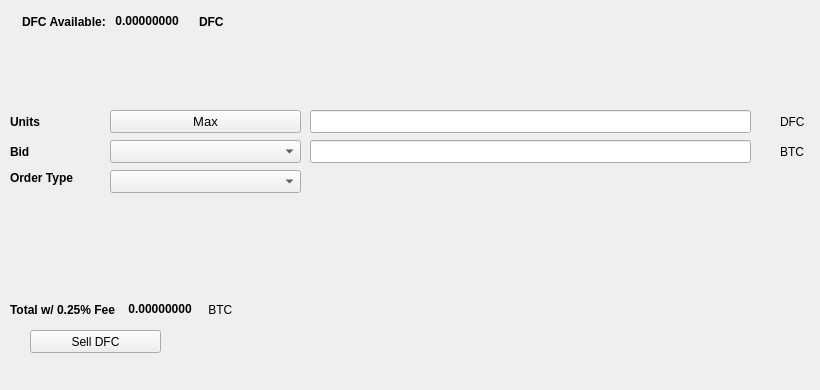
   <widget class="QWidget" name="SellTab">
    <attribute name="title">
     <string>Sell</string>
    </attribute>
    <widget class="QLabel" name="label_16">
     <property name="geometry">
      <rect>
       <x>780</x>
       <y>140</y>
       <width>31</width>
       <height>23</height>
      </rect>
     </property>
     <property name="text">
      <string>BTC</string>
     </property>
    </widget>
    <widget class="QComboBox" name="SellBidcomboBox">
     <property name="geometry">
      <rect>
       <x>110</x>
       <y>140</y>
       <width>191</width>
       <height>23</height>
      </rect>
     </property>
     <property name="font">
      <font>
       <pointsize>10</pointsize>
      </font>
     </property>
    </widget>
    <widget class="QLabel" name="label_18">
     <property name="geometry">
      <rect>
       <x>10</x>
       <y>110</y>
       <width>46</width>
       <height>23</height>
      </rect>
     </property>
     <property name="font">
      <font>
       <weight>75</weight>
       <bold>true</bold>
      </font>
     </property>
     <property name="text">
      <string>Units</string>
     </property>
    </widget>
    <widget class="QPushButton" name="Sell_Max_Amount">
     <property name="geometry">
      <rect>
       <x>110</x>
       <y>110</y>
       <width>191</width>
       <height>23</height>
      </rect>
     </property>
     <property name="font">
      <font>
       <pointsize>10</pointsize>
      </font>
     </property>
     <property name="text">
      <string>Max</string>
     </property>
    </widget>
    <widget class="QLabel" name="label_20">
     <property name="geometry">
      <rect>
       <x>10</x>
       <y>170</y>
       <width>91</width>
       <height>16</height>
      </rect>
     </property>
     <property name="font">
      <font>
       <weight>75</weight>
       <bold>true</bold>
      </font>
     </property>
     <property name="text">
      <string>Order Type</string>
     </property>
    </widget>
    <widget class="QComboBox" name="SellOrdertypeCombo">
     <property name="geometry">
      <rect>
       <x>110</x>
       <y>170</y>
       <width>191</width>
       <height>23</height>
      </rect>
     </property>
     <property name="font">
      <font>
       <pointsize>10</pointsize>
      </font>
     </property>
    </widget>
    <widget class="QLabel" name="label_21">
     <property name="geometry">
      <rect>
       <x>10</x>
       <y>140</y>
       <width>46</width>
       <height>23</height>
      </rect>
     </property>
     <property name="font">
      <font>
       <weight>75</weight>
       <bold>true</bold>
      </font>
     </property>
     <property name="text">
      <string>Bid</string>
     </property>
    </widget>
    <widget class="QLabel" name="label_22">
     <property name="geometry">
      <rect>
       <x>780</x>
       <y>110</y>
       <width>31</width>
       <height>23</height>
      </rect>
     </property>
     <property name="text">
      <string>DFC</string>
     </property>
    </widget>
    <widget class="QLineEdit" name="UnitsInputDFC">
     <property name="geometry">
      <rect>
       <x>310</x>
       <y>110</y>
       <width>441</width>
       <height>23</height>
      </rect>
     </property>
     <property name="font">
      <font>
       <pointsize>9</pointsize>
       <weight>75</weight>
       <bold>true</bold>
      </font>
     </property>
    </widget>
    <widget class="QLineEdit" name="SellBidPriceEdit">
     <property name="geometry">
      <rect>
       <x>310</x>
       <y>140</y>
       <width>441</width>
       <height>23</height>
      </rect>
     </property>
     <property name="font">
      <font>
       <pointsize>9</pointsize>
       <weight>75</weight>
       <bold>true</bold>
      </font>
     </property>
    </widget>
    <widget class="QPushButton" name="SellDFCBTN">
     <property name="geometry">
      <rect>
       <x>30</x>
       <y>330</y>
       <width>131</width>
       <height>23</height>
      </rect>
     </property>
     <property name="text">
      <string>Sell DFC</string>
     </property>
     <property name="icon">
      <iconset resource="../deflacash">
       <normaloff>:/icons/bitcoin</normaloff>:/icons/bitcoin</iconset>
     </property>
    </widget>
    <widget class="QWidget" name="layoutWidget3">
     <property name="geometry">
      <rect>
       <x>22</x>
       <y>12</y>
       <width>258</width>
       <height>19</height>
      </rect>
     </property>
     <layout class="QHBoxLayout" name="horizontalLayout">
      <item>
       <widget class="QLabel" name="label232_2">
        <property name="font">
         <font>
          <weight>75</weight>
          <bold>true</bold>
         </font>
        </property>
        <property name="text">
         <string>DFC Available:</string>
        </property>
       </widget>
      </item>
      <item>
       <widget class="QLabel" name="DFCAvailableLabel">
        <property name="palette">
         <palette>
          <active>
           <colorrole role="WindowText">
            <brush brushstyle="SolidPattern">
             <color alpha="255">
              <red>0</red>
              <green>0</green>
              <blue>0</blue>
             </color>
            </brush>
           </colorrole>
           <colorrole role="Button">
            <brush brushstyle="SolidPattern">
             <color alpha="255">
              <red>0</red>
              <green>170</green>
              <blue>0</blue>
             </color>
            </brush>
           </colorrole>
           <colorrole role="Light">
            <brush brushstyle="SolidPattern">
             <color alpha="255">
              <red>0</red>
              <green>255</green>
              <blue>0</blue>
             </color>
            </brush>
           </colorrole>
           <colorrole role="Midlight">
            <brush brushstyle="SolidPattern">
             <color alpha="255">
              <red>0</red>
              <green>212</green>
              <blue>0</blue>
             </color>
            </brush>
           </colorrole>
           <colorrole role="Dark">
            <brush brushstyle="SolidPattern">
             <color alpha="255">
              <red>0</red>
              <green>85</green>
              <blue>0</blue>
             </color>
            </brush>
           </colorrole>
           <colorrole role="Mid">
            <brush brushstyle="SolidPattern">
             <color alpha="255">
              <red>0</red>
              <green>113</green>
              <blue>0</blue>
             </color>
            </brush>
           </colorrole>
           <colorrole role="Text">
            <brush brushstyle="SolidPattern">
             <color alpha="255">
              <red>0</red>
              <green>170</green>
              <blue>0</blue>
             </color>
            </brush>
           </colorrole>
           <colorrole role="BrightText">
            <brush brushstyle="SolidPattern">
             <color alpha="255">
              <red>255</red>
              <green>255</green>
              <blue>255</blue>
             </color>
            </brush>
           </colorrole>
           <colorrole role="ButtonText">
            <brush brushstyle="SolidPattern">
             <color alpha="255">
              <red>0</red>
              <green>0</green>
              <blue>0</blue>
             </color>
            </brush>
           </colorrole>
           <colorrole role="Base">
            <brush brushstyle="SolidPattern">
             <color alpha="255">
              <red>255</red>
              <green>255</green>
              <blue>255</blue>
             </color>
            </brush>
           </colorrole>
           <colorrole role="Window">
            <brush brushstyle="SolidPattern">
             <color alpha="255">
              <red>0</red>
              <green>170</green>
              <blue>0</blue>
             </color>
            </brush>
           </colorrole>
           <colorrole role="Shadow">
            <brush brushstyle="SolidPattern">
             <color alpha="255">
              <red>0</red>
              <green>0</green>
              <blue>0</blue>
             </color>
            </brush>
           </colorrole>
           <colorrole role="AlternateBase">
            <brush brushstyle="SolidPattern">
             <color alpha="255">
              <red>127</red>
              <green>212</green>
              <blue>127</blue>
             </color>
            </brush>
           </colorrole>
           <colorrole role="ToolTipBase">
            <brush brushstyle="SolidPattern">
             <color alpha="255">
              <red>255</red>
              <green>255</green>
              <blue>220</blue>
             </color>
            </brush>
           </colorrole>
           <colorrole role="ToolTipText">
            <brush brushstyle="SolidPattern">
             <color alpha="255">
              <red>0</red>
              <green>0</green>
              <blue>0</blue>
             </color>
            </brush>
           </colorrole>
          </active>
          <inactive>
           <colorrole role="WindowText">
            <brush brushstyle="SolidPattern">
             <color alpha="255">
              <red>0</red>
              <green>0</green>
              <blue>0</blue>
             </color>
            </brush>
           </colorrole>
           <colorrole role="Button">
            <brush brushstyle="SolidPattern">
             <color alpha="255">
              <red>0</red>
              <green>170</green>
              <blue>0</blue>
             </color>
            </brush>
           </colorrole>
           <colorrole role="Light">
            <brush brushstyle="SolidPattern">
             <color alpha="255">
              <red>0</red>
              <green>255</green>
              <blue>0</blue>
             </color>
            </brush>
           </colorrole>
           <colorrole role="Midlight">
            <brush brushstyle="SolidPattern">
             <color alpha="255">
              <red>0</red>
              <green>212</green>
              <blue>0</blue>
             </color>
            </brush>
           </colorrole>
           <colorrole role="Dark">
            <brush brushstyle="SolidPattern">
             <color alpha="255">
              <red>0</red>
              <green>85</green>
              <blue>0</blue>
             </color>
            </brush>
           </colorrole>
           <colorrole role="Mid">
            <brush brushstyle="SolidPattern">
             <color alpha="255">
              <red>0</red>
              <green>113</green>
              <blue>0</blue>
             </color>
            </brush>
           </colorrole>
           <colorrole role="Text">
            <brush brushstyle="SolidPattern">
             <color alpha="255">
              <red>0</red>
              <green>170</green>
              <blue>0</blue>
             </color>
            </brush>
           </colorrole>
           <colorrole role="BrightText">
            <brush brushstyle="SolidPattern">
             <color alpha="255">
              <red>255</red>
              <green>255</green>
              <blue>255</blue>
             </color>
            </brush>
           </colorrole>
           <colorrole role="ButtonText">
            <brush brushstyle="SolidPattern">
             <color alpha="255">
              <red>0</red>
              <green>0</green>
              <blue>0</blue>
             </color>
            </brush>
           </colorrole>
           <colorrole role="Base">
            <brush brushstyle="SolidPattern">
             <color alpha="255">
              <red>255</red>
              <green>255</green>
              <blue>255</blue>
             </color>
            </brush>
           </colorrole>
           <colorrole role="Window">
            <brush brushstyle="SolidPattern">
             <color alpha="255">
              <red>0</red>
              <green>170</green>
              <blue>0</blue>
             </color>
            </brush>
           </colorrole>
           <colorrole role="Shadow">
            <brush brushstyle="SolidPattern">
             <color alpha="255">
              <red>0</red>
              <green>0</green>
              <blue>0</blue>
             </color>
            </brush>
           </colorrole>
           <colorrole role="AlternateBase">
            <brush brushstyle="SolidPattern">
             <color alpha="255">
              <red>127</red>
              <green>212</green>
              <blue>127</blue>
             </color>
            </brush>
           </colorrole>
           <colorrole role="ToolTipBase">
            <brush brushstyle="SolidPattern">
             <color alpha="255">
              <red>255</red>
              <green>255</green>
              <blue>220</blue>
             </color>
            </brush>
           </colorrole>
           <colorrole role="ToolTipText">
            <brush brushstyle="SolidPattern">
             <color alpha="255">
              <red>0</red>
              <green>0</green>
              <blue>0</blue>
             </color>
            </brush>
           </colorrole>
          </inactive>
          <disabled>
           <colorrole role="WindowText">
            <brush brushstyle="SolidPattern">
             <color alpha="255">
              <red>0</red>
              <green>85</green>
              <blue>0</blue>
             </color>
            </brush>
           </colorrole>
           <colorrole role="Button">
            <brush brushstyle="SolidPattern">
             <color alpha="255">
              <red>0</red>
              <green>170</green>
              <blue>0</blue>
             </color>
            </brush>
           </colorrole>
           <colorrole role="Light">
            <brush brushstyle="SolidPattern">
             <color alpha="255">
              <red>0</red>
              <green>255</green>
              <blue>0</blue>
             </color>
            </brush>
           </colorrole>
           <colorrole role="Midlight">
            <brush brushstyle="SolidPattern">
             <color alpha="255">
              <red>0</red>
              <green>212</green>
              <blue>0</blue>
             </color>
            </brush>
           </colorrole>
           <colorrole role="Dark">
            <brush brushstyle="SolidPattern">
             <color alpha="255">
              <red>0</red>
              <green>85</green>
              <blue>0</blue>
             </color>
            </brush>
           </colorrole>
           <colorrole role="Mid">
            <brush brushstyle="SolidPattern">
             <color alpha="255">
              <red>0</red>
              <green>113</green>
              <blue>0</blue>
             </color>
            </brush>
           </colorrole>
           <colorrole role="Text">
            <brush brushstyle="SolidPattern">
             <color alpha="255">
              <red>0</red>
              <green>85</green>
              <blue>0</blue>
             </color>
            </brush>
           </colorrole>
           <colorrole role="BrightText">
            <brush brushstyle="SolidPattern">
             <color alpha="255">
              <red>255</red>
              <green>255</green>
              <blue>255</blue>
             </color>
            </brush>
           </colorrole>
           <colorrole role="ButtonText">
            <brush brushstyle="SolidPattern">
             <color alpha="255">
              <red>0</red>
              <green>85</green>
              <blue>0</blue>
             </color>
            </brush>
           </colorrole>
           <colorrole role="Base">
            <brush brushstyle="SolidPattern">
             <color alpha="255">
              <red>0</red>
              <green>170</green>
              <blue>0</blue>
             </color>
            </brush>
           </colorrole>
           <colorrole role="Window">
            <brush brushstyle="SolidPattern">
             <color alpha="255">
              <red>0</red>
              <green>170</green>
              <blue>0</blue>
             </color>
            </brush>
           </colorrole>
           <colorrole role="Shadow">
            <brush brushstyle="SolidPattern">
             <color alpha="255">
              <red>0</red>
              <green>0</green>
              <blue>0</blue>
             </color>
            </brush>
           </colorrole>
           <colorrole role="AlternateBase">
            <brush brushstyle="SolidPattern">
             <color alpha="255">
              <red>0</red>
              <green>170</green>
              <blue>0</blue>
             </color>
            </brush>
           </colorrole>
           <colorrole role="ToolTipBase">
            <brush brushstyle="SolidPattern">
             <color alpha="255">
              <red>255</red>
              <green>255</green>
              <blue>220</blue>
             </color>
            </brush>
           </colorrole>
           <colorrole role="ToolTipText">
            <brush brushstyle="SolidPattern">
             <color alpha="255">
              <red>0</red>
              <green>0</green>
              <blue>0</blue>
             </color>
            </brush>
           </colorrole>
          </disabled>
         </palette>
        </property>
        <property name="font">
         <font>
          <weight>75</weight>
          <bold>true</bold>
         </font>
        </property>
        <property name="text">
         <string> 0.00000000 </string>
        </property>
        <property name="textInteractionFlags">
         <set>Qt::LinksAccessibleByMouse|Qt::TextSelectableByKeyboard|Qt::TextSelectableByMouse</set>
        </property>
       </widget>
      </item>
      <item>
       <widget class="QLabel" name="labelDFC">
        <property name="font">
         <font>
          <weight>75</weight>
          <bold>true</bold>
         </font>
        </property>
        <property name="text">
         <string>DFC</string>
        </property>
       </widget>
      </item>
     </layout>
    </widget>
    <widget class="QWidget" name="layoutWidget">
     <property name="geometry">
      <rect>
       <x>10</x>
       <y>300</y>
       <width>268</width>
       <height>19</height>
      </rect>
     </property>
     <layout class="QHBoxLayout" name="horizontalLayout_2">
      <item>
       <widget class="QLabel" name="label_19">
        <property name="font">
         <font>
          <weight>75</weight>
          <bold>true</bold>
         </font>
        </property>
        <property name="text">
         <string>Total w/ 0.25% Fee </string>
        </property>
       </widget>
      </item>
      <item>
       <widget class="QLabel" name="SellCostLabel">
        <property name="palette">
         <palette>
          <active>
           <colorrole role="WindowText">
            <brush brushstyle="SolidPattern">
             <color alpha="255">
              <red>0</red>
              <green>0</green>
              <blue>0</blue>
             </color>
            </brush>
           </colorrole>
           <colorrole role="Button">
            <brush brushstyle="SolidPattern">
             <color alpha="255">
              <red>0</red>
              <green>170</green>
              <blue>0</blue>
             </color>
            </brush>
           </colorrole>
           <colorrole role="Light">
            <brush brushstyle="SolidPattern">
             <color alpha="255">
              <red>0</red>
              <green>255</green>
              <blue>0</blue>
             </color>
            </brush>
           </colorrole>
           <colorrole role="Midlight">
            <brush brushstyle="SolidPattern">
             <color alpha="255">
              <red>0</red>
              <green>212</green>
              <blue>0</blue>
             </color>
            </brush>
           </colorrole>
           <colorrole role="Dark">
            <brush brushstyle="SolidPattern">
             <color alpha="255">
              <red>0</red>
              <green>85</green>
              <blue>0</blue>
             </color>
            </brush>
           </colorrole>
           <colorrole role="Mid">
            <brush brushstyle="SolidPattern">
             <color alpha="255">
              <red>0</red>
              <green>113</green>
              <blue>0</blue>
             </color>
            </brush>
           </colorrole>
           <colorrole role="Text">
            <brush brushstyle="SolidPattern">
             <color alpha="255">
              <red>0</red>
              <green>170</green>
              <blue>0</blue>
             </color>
            </brush>
           </colorrole>
           <colorrole role="BrightText">
            <brush brushstyle="SolidPattern">
             <color alpha="255">
              <red>255</red>
              <green>255</green>
              <blue>255</blue>
             </color>
            </brush>
           </colorrole>
           <colorrole role="ButtonText">
            <brush brushstyle="SolidPattern">
             <color alpha="255">
              <red>0</red>
              <green>0</green>
              <blue>0</blue>
             </color>
            </brush>
           </colorrole>
           <colorrole role="Base">
            <brush brushstyle="SolidPattern">
             <color alpha="255">
              <red>255</red>
              <green>255</green>
              <blue>255</blue>
             </color>
            </brush>
           </colorrole>
           <colorrole role="Window">
            <brush brushstyle="SolidPattern">
             <color alpha="255">
              <red>0</red>
              <green>170</green>
              <blue>0</blue>
             </color>
            </brush>
           </colorrole>
           <colorrole role="Shadow">
            <brush brushstyle="SolidPattern">
             <color alpha="255">
              <red>0</red>
              <green>0</green>
              <blue>0</blue>
             </color>
            </brush>
           </colorrole>
           <colorrole role="AlternateBase">
            <brush brushstyle="SolidPattern">
             <color alpha="255">
              <red>127</red>
              <green>212</green>
              <blue>127</blue>
             </color>
            </brush>
           </colorrole>
           <colorrole role="ToolTipBase">
            <brush brushstyle="SolidPattern">
             <color alpha="255">
              <red>255</red>
              <green>255</green>
              <blue>220</blue>
             </color>
            </brush>
           </colorrole>
           <colorrole role="ToolTipText">
            <brush brushstyle="SolidPattern">
             <color alpha="255">
              <red>0</red>
              <green>0</green>
              <blue>0</blue>
             </color>
            </brush>
           </colorrole>
          </active>
          <inactive>
           <colorrole role="WindowText">
            <brush brushstyle="SolidPattern">
             <color alpha="255">
              <red>0</red>
              <green>0</green>
              <blue>0</blue>
             </color>
            </brush>
           </colorrole>
           <colorrole role="Button">
            <brush brushstyle="SolidPattern">
             <color alpha="255">
              <red>0</red>
              <green>170</green>
              <blue>0</blue>
             </color>
            </brush>
           </colorrole>
           <colorrole role="Light">
            <brush brushstyle="SolidPattern">
             <color alpha="255">
              <red>0</red>
              <green>255</green>
              <blue>0</blue>
             </color>
            </brush>
           </colorrole>
           <colorrole role="Midlight">
            <brush brushstyle="SolidPattern">
             <color alpha="255">
              <red>0</red>
              <green>212</green>
              <blue>0</blue>
             </color>
            </brush>
           </colorrole>
           <colorrole role="Dark">
            <brush brushstyle="SolidPattern">
             <color alpha="255">
              <red>0</red>
              <green>85</green>
              <blue>0</blue>
             </color>
            </brush>
           </colorrole>
           <colorrole role="Mid">
            <brush brushstyle="SolidPattern">
             <color alpha="255">
              <red>0</red>
              <green>113</green>
              <blue>0</blue>
             </color>
            </brush>
           </colorrole>
           <colorrole role="Text">
            <brush brushstyle="SolidPattern">
             <color alpha="255">
              <red>0</red>
              <green>170</green>
              <blue>0</blue>
             </color>
            </brush>
           </colorrole>
           <colorrole role="BrightText">
            <brush brushstyle="SolidPattern">
             <color alpha="255">
              <red>255</red>
              <green>255</green>
              <blue>255</blue>
             </color>
            </brush>
           </colorrole>
           <colorrole role="ButtonText">
            <brush brushstyle="SolidPattern">
             <color alpha="255">
              <red>0</red>
              <green>0</green>
              <blue>0</blue>
             </color>
            </brush>
           </colorrole>
           <colorrole role="Base">
            <brush brushstyle="SolidPattern">
             <color alpha="255">
              <red>255</red>
              <green>255</green>
              <blue>255</blue>
             </color>
            </brush>
           </colorrole>
           <colorrole role="Window">
            <brush brushstyle="SolidPattern">
             <color alpha="255">
              <red>0</red>
              <green>170</green>
              <blue>0</blue>
             </color>
            </brush>
           </colorrole>
           <colorrole role="Shadow">
            <brush brushstyle="SolidPattern">
             <color alpha="255">
              <red>0</red>
              <green>0</green>
              <blue>0</blue>
             </color>
            </brush>
           </colorrole>
           <colorrole role="AlternateBase">
            <brush brushstyle="SolidPattern">
             <color alpha="255">
              <red>127</red>
              <green>212</green>
              <blue>127</blue>
             </color>
            </brush>
           </colorrole>
           <colorrole role="ToolTipBase">
            <brush brushstyle="SolidPattern">
             <color alpha="255">
              <red>255</red>
              <green>255</green>
              <blue>220</blue>
             </color>
            </brush>
           </colorrole>
           <colorrole role="ToolTipText">
            <brush brushstyle="SolidPattern">
             <color alpha="255">
              <red>0</red>
              <green>0</green>
              <blue>0</blue>
             </color>
            </brush>
           </colorrole>
          </inactive>
          <disabled>
           <colorrole role="WindowText">
            <brush brushstyle="SolidPattern">
             <color alpha="255">
              <red>0</red>
              <green>85</green>
              <blue>0</blue>
             </color>
            </brush>
           </colorrole>
           <colorrole role="Button">
            <brush brushstyle="SolidPattern">
             <color alpha="255">
              <red>0</red>
              <green>170</green>
              <blue>0</blue>
             </color>
            </brush>
           </colorrole>
           <colorrole role="Light">
            <brush brushstyle="SolidPattern">
             <color alpha="255">
              <red>0</red>
              <green>255</green>
              <blue>0</blue>
             </color>
            </brush>
           </colorrole>
           <colorrole role="Midlight">
            <brush brushstyle="SolidPattern">
             <color alpha="255">
              <red>0</red>
              <green>212</green>
              <blue>0</blue>
             </color>
            </brush>
           </colorrole>
           <colorrole role="Dark">
            <brush brushstyle="SolidPattern">
             <color alpha="255">
              <red>0</red>
              <green>85</green>
              <blue>0</blue>
             </color>
            </brush>
           </colorrole>
           <colorrole role="Mid">
            <brush brushstyle="SolidPattern">
             <color alpha="255">
              <red>0</red>
              <green>113</green>
              <blue>0</blue>
             </color>
            </brush>
           </colorrole>
           <colorrole role="Text">
            <brush brushstyle="SolidPattern">
             <color alpha="255">
              <red>0</red>
              <green>85</green>
              <blue>0</blue>
             </color>
            </brush>
           </colorrole>
           <colorrole role="BrightText">
            <brush brushstyle="SolidPattern">
             <color alpha="255">
              <red>255</red>
              <green>255</green>
              <blue>255</blue>
             </color>
            </brush>
           </colorrole>
           <colorrole role="ButtonText">
            <brush brushstyle="SolidPattern">
             <color alpha="255">
              <red>0</red>
              <green>85</green>
              <blue>0</blue>
             </color>
            </brush>
           </colorrole>
           <colorrole role="Base">
            <brush brushstyle="SolidPattern">
             <color alpha="255">
              <red>0</red>
              <green>170</green>
              <blue>0</blue>
             </color>
            </brush>
           </colorrole>
           <colorrole role="Window">
            <brush brushstyle="SolidPattern">
             <color alpha="255">
              <red>0</red>
              <green>170</green>
              <blue>0</blue>
             </color>
            </brush>
           </colorrole>
           <colorrole role="Shadow">
            <brush brushstyle="SolidPattern">
             <color alpha="255">
              <red>0</red>
              <green>0</green>
              <blue>0</blue>
             </color>
            </brush>
           </colorrole>
           <colorrole role="AlternateBase">
            <brush brushstyle="SolidPattern">
             <color alpha="255">
              <red>0</red>
              <green>170</green>
              <blue>0</blue>
             </color>
            </brush>
           </colorrole>
           <colorrole role="ToolTipBase">
            <brush brushstyle="SolidPattern">
             <color alpha="255">
              <red>255</red>
              <green>255</green>
              <blue>220</blue>
             </color>
            </brush>
           </colorrole>
           <colorrole role="ToolTipText">
            <brush brushstyle="SolidPattern">
             <color alpha="255">
              <red>0</red>
              <green>0</green>
              <blue>0</blue>
             </color>
            </brush>
           </colorrole>
          </disabled>
         </palette>
        </property>
        <property name="font">
         <font>
          <weight>75</weight>
          <bold>true</bold>
         </font>
        </property>
        <property name="autoFillBackground">
         <bool>false</bool>
        </property>
        <property name="text">
         <string> 0.00000000</string>
        </property>
        <property name="textInteractionFlags">
         <set>Qt::LinksAccessibleByMouse|Qt::TextSelectableByMouse</set>
        </property>
       </widget>
      </item>
      <item>
       <widget class="QLabel" name="label_17">
        <property name="font">
         <font>
          <weight>50</weight>
          <bold>false</bold>
         </font>
        </property>
        <property name="text">
         <string> BTC</string>
        </property>
       </widget>
      </item>
     </layout>
    </widget>
    <widget class="QLabel" name="label_23">
     <property name="geometry">
      <rect>
       <x>460</x>
       <y>300</y>
       <width>281</width>
       <height>81</height>
      </rect>
     </property>
     <property name="text">
      <string/>
     </property>
     <property name="pixmap">
      <pixmap>:/images/bittrex</pixmap>
     </property>
    </widget>
   </widget>
